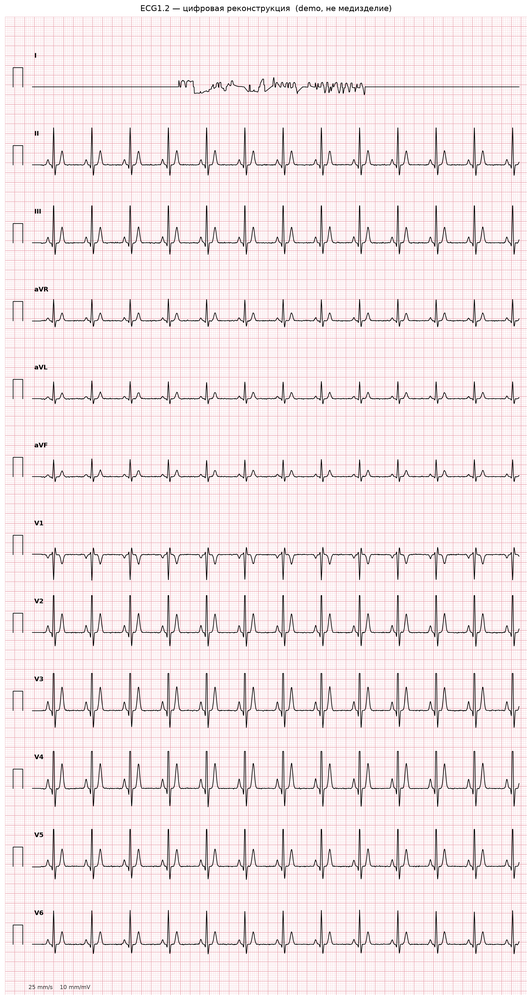
#> input picture data/samples/formats/12x1/reconstructed.png, 532 x 1000 px, shrunk from 2090 x 3926 before the run
$ python -i common.py   (imports and definitions only)
#> lines starting #> are read from the running program, lines starting #| are printed output that depends on the picture
#> further down, picture is the input picture: shape (1000, 532, 3); mean B, G, R 232.8, 230.8, 243.4
"""Общие утилиты для стадий пайплайна ECG1.2.

Каждая стадия — отдельный модуль с функцией:
    run(input_path: str, config: dict) -> str   # возвращает путь к своему выходу

Здесь лежат хелперы, которыми пользуются все стадии: логирование,
создание рабочих папок и passthrough-заглушка (копирование входа в выход).
"""
from __future__ import annotations

import logging
import shutil
from pathlib import Path

import cv2
import numpy as np

# [5 lines not run here, left out]


def get_logger(stage: str) -> logging.Logger:
    return logging.getLogger(stage)


def stage_dir(config: dict, stage: str) -> Path:
    """Папка для артефактов конкретной стадии внутри текущего run-каталога."""
    run_dir = Path(config["_run_dir"])
    d = run_dir / stage
    d.mkdir(parents=True, exist_ok=True)
    return d


def color_ink(bgr: np.ndarray, thr: int | None = None) -> np.ndarray:
    """Извлечь «чернила» ЭКГ по ЯРКОСТИ с адаптивным порогом (двухуровневый Otsu).

    Трасса — самая ТЁМНАЯ структура, любого цвета (чёрная, синяя, фиолетовая).
    Порог подбирается сам под каждую картинку: сначала Otsu отделяет фон от
    не-фона (сетка+трасса), затем второй Otsu среди не-фона отделяет более тёмную
    трассу от более светлой сетки. Так работает и на цветных распечатках, где
    «тёмное во всех каналах» теряло синюю трассу (у неё высокий канал B).

    thr — можно задать порог яркости вручную (иначе адаптивно).
    """
    gray = cv2.cvtColor(bgr, cv2.COLOR_BGR2GRAY)
    if thr is None:
        t1, _ = cv2.threshold(gray, 0, 255, cv2.THRESH_BINARY + cv2.THRESH_OTSU)
#> t1 = 177
        dark = gray[gray < t1]
        if dark.size > 100:
            thr, _ = cv2.threshold(dark, 0, 255, cv2.THRESH_BINARY + cv2.THRESH_OTSU)
#> thr = 105
        else:
            thr = t1
    return (gray < thr).astype(np.uint8)
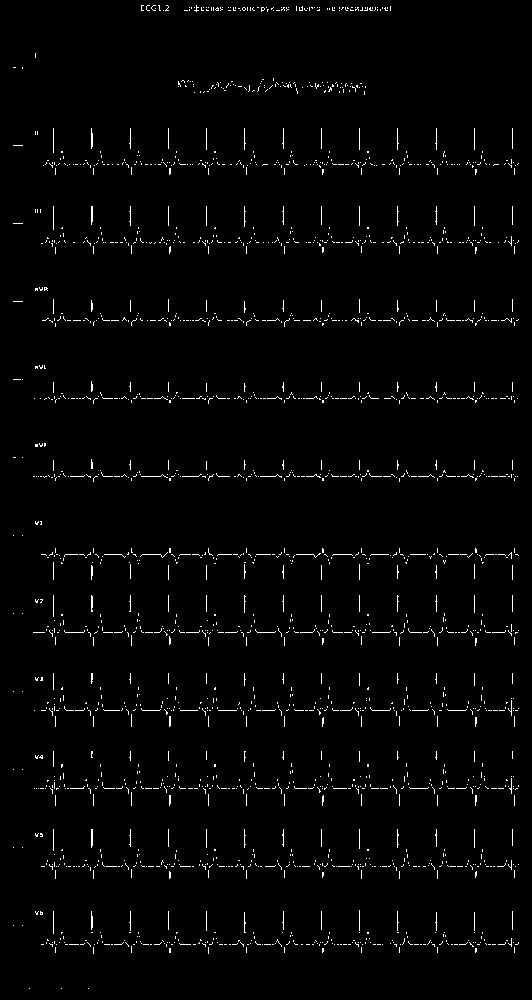
#> returned value: shape (1000, 532); values 0 (black) and 1 (white), 1.8% white in thin lines or dots


def load_ink(core_ready_path: str) -> np.ndarray:
    """Бинарная маска трассы: готовая ink.png рядом с core_ready (Sauvola из
    preprocess) — иначе fallback на color_ink по самой картинке."""
    p = Path(core_ready_path)
    ink_p = p.parent / "ink.png"
    if ink_p.exists():
        return (cv2.imread(str(ink_p), cv2.IMREAD_GRAYSCALE) > 127).astype(np.uint8)
    return color_ink(cv2.imread(str(p)))


def passthrough(input_path: str, config: dict, stage: str) -> str:
    """Заглушка стадии: копирует вход в выход и логирует passthrough.

    Используется, пока реальная логика стадии не реализована. Позволяет
    прогнать весь пайплайн end-to-end ещё на этапе каркаса (Фаза 0).
    """
    log = get_logger(stage)
    src = Path(input_path)
    dst = stage_dir(config, stage) / src.name
    shutil.copy2(src, dst)
    log.info("STAGE %s: passthrough  %s -> %s", stage, src.name, dst)
    return str(dst)

>>> import cv2
>>> picture = cv2.imread('../data/samples/formats/12x1/reconstructed.png')
>>> result = color_ink(picture)
